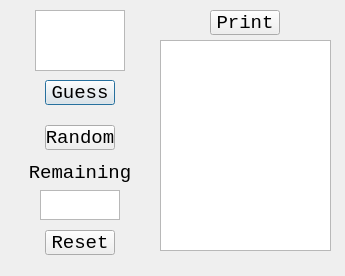
<?xml version="1.0" encoding="UTF-8"?>
<ui version="4.0">
 <class>Dialog</class>
 <widget class="QDialog" name="Dialog">
  <property name="geometry">
   <rect>
    <x>0</x>
    <y>0</y>
    <width>345</width>
    <height>276</height>
   </rect>
  </property>
  <property name="font">
   <font>
    <family>Consolas</family>
   </font>
  </property>
  <property name="windowTitle">
   <string>Wordle</string>
  </property>
  <widget class="QPushButton" name="guess">
   <property name="geometry">
    <rect>
     <x>45</x>
     <y>80</y>
     <width>70</width>
     <height>25</height>
    </rect>
   </property>
   <property name="font">
    <font>
     <family>Consolas</family>
     <pointsize>14</pointsize>
    </font>
   </property>
   <property name="text">
    <string>Guess</string>
   </property>
  </widget>
  <widget class="QTextBrowser" name="ansBrowser">
   <property name="geometry">
    <rect>
     <x>160</x>
     <y>40</y>
     <width>171</width>
     <height>211</height>
    </rect>
   </property>
   <property name="font">
    <font>
     <family>Consolas</family>
     <pointsize>16</pointsize>
    </font>
   </property>
   <property name="verticalScrollBarPolicy">
    <enum>Qt::ScrollBarAsNeeded</enum>
   </property>
   <property name="horizontalScrollBarPolicy">
    <enum>Qt::ScrollBarAlwaysOff</enum>
   </property>
   <property name="markdown">
    <string/>
   </property>
   <property name="html">
    <string>&lt;!DOCTYPE HTML PUBLIC &quot;-//W3C//DTD HTML 4.0//EN&quot; &quot;http://www.w3.org/TR/REC-html40/strict.dtd&quot;&gt;
&lt;html&gt;&lt;head&gt;&lt;meta name=&quot;qrichtext&quot; content=&quot;1&quot; /&gt;&lt;style type=&quot;text/css&quot;&gt;
p, li { white-space: pre-wrap; }
&lt;/style&gt;&lt;/head&gt;&lt;body style=&quot; font-family:'Consolas','Consolas'; font-size:16pt; font-weight:400; font-style:normal;&quot;&gt;
&lt;p style=&quot;-qt-paragraph-type:empty; margin-top:0px; margin-bottom:0px; margin-left:0px; margin-right:0px; -qt-block-indent:0; text-indent:0px;&quot;&gt;&lt;br /&gt;&lt;/p&gt;&lt;/body&gt;&lt;/html&gt;</string>
   </property>
  </widget>
  <widget class="QTextEdit" name="inputBrowser">
   <property name="geometry">
    <rect>
     <x>35</x>
     <y>10</y>
     <width>90</width>
     <height>61</height>
    </rect>
   </property>
   <property name="font">
    <font>
     <family>Consolas</family>
     <pointsize>16</pointsize>
    </font>
   </property>
   <property name="verticalScrollBarPolicy">
    <enum>Qt::ScrollBarAlwaysOff</enum>
   </property>
   <property name="horizontalScrollBarPolicy">
    <enum>Qt::ScrollBarAlwaysOff</enum>
   </property>
   <property name="lineWrapMode">
    <enum>QTextEdit::WidgetWidth</enum>
   </property>
   <property name="html">
    <string>&lt;!DOCTYPE HTML PUBLIC &quot;-//W3C//DTD HTML 4.0//EN&quot; &quot;http://www.w3.org/TR/REC-html40/strict.dtd&quot;&gt;
&lt;html&gt;&lt;head&gt;&lt;meta name=&quot;qrichtext&quot; content=&quot;1&quot; /&gt;&lt;style type=&quot;text/css&quot;&gt;
p, li { white-space: pre-wrap; }
&lt;/style&gt;&lt;/head&gt;&lt;body style=&quot; font-family:'Consolas','Consolas'; font-size:16pt; font-weight:400; font-style:normal;&quot;&gt;
&lt;p style=&quot;-qt-paragraph-type:empty; margin-top:0px; margin-bottom:0px; margin-left:0px; margin-right:0px; -qt-block-indent:0; text-indent:0px;&quot;&gt;&lt;br /&gt;&lt;/p&gt;&lt;/body&gt;&lt;/html&gt;</string>
   </property>
  </widget>
  <widget class="QPushButton" name="printans">
   <property name="geometry">
    <rect>
     <x>210</x>
     <y>10</y>
     <width>70</width>
     <height>25</height>
    </rect>
   </property>
   <property name="font">
    <font>
     <family>Consolas</family>
     <pointsize>14</pointsize>
    </font>
   </property>
   <property name="text">
    <string>Print</string>
   </property>
  </widget>
  <widget class="QLabel" name="label">
   <property name="geometry">
    <rect>
     <x>30</x>
     <y>160</y>
     <width>100</width>
     <height>25</height>
    </rect>
   </property>
   <property name="font">
    <font>
     <family>Consolas</family>
     <pointsize>14</pointsize>
    </font>
   </property>
   <property name="text">
    <string>Remaining</string>
   </property>
   <property name="alignment">
    <set>Qt::AlignCenter</set>
   </property>
  </widget>
  <widget class="QTextEdit" name="num">
   <property name="geometry">
    <rect>
     <x>40</x>
     <y>190</y>
     <width>80</width>
     <height>30</height>
    </rect>
   </property>
   <property name="font">
    <font>
     <family>Consolas</family>
     <pointsize>16</pointsize>
    </font>
   </property>
   <property name="verticalScrollBarPolicy">
    <enum>Qt::ScrollBarAlwaysOff</enum>
   </property>
   <property name="horizontalScrollBarPolicy">
    <enum>Qt::ScrollBarAlwaysOff</enum>
   </property>
   <property name="html">
    <string>&lt;!DOCTYPE HTML PUBLIC &quot;-//W3C//DTD HTML 4.0//EN&quot; &quot;http://www.w3.org/TR/REC-html40/strict.dtd&quot;&gt;
&lt;html&gt;&lt;head&gt;&lt;meta name=&quot;qrichtext&quot; content=&quot;1&quot; /&gt;&lt;style type=&quot;text/css&quot;&gt;
p, li { white-space: pre-wrap; }
&lt;/style&gt;&lt;/head&gt;&lt;body style=&quot; font-family:'Consolas','Consolas'; font-size:16pt; font-weight:400; font-style:normal;&quot;&gt;
&lt;p style=&quot;-qt-paragraph-type:empty; margin-top:0px; margin-bottom:0px; margin-left:0px; margin-right:0px; -qt-block-indent:0; text-indent:0px;&quot;&gt;&lt;br /&gt;&lt;/p&gt;&lt;/body&gt;&lt;/html&gt;</string>
   </property>
  </widget>
  <widget class="QPushButton" name="guess_2">
   <property name="geometry">
    <rect>
     <x>45</x>
     <y>230</y>
     <width>70</width>
     <height>25</height>
    </rect>
   </property>
   <property name="font">
    <font>
     <family>Consolas</family>
     <pointsize>14</pointsize>
    </font>
   </property>
   <property name="text">
    <string>Reset</string>
   </property>
  </widget>
  <widget class="QPushButton" name="guess_3">
   <property name="geometry">
    <rect>
     <x>45</x>
     <y>125</y>
     <width>70</width>
     <height>25</height>
    </rect>
   </property>
   <property name="font">
    <font>
     <family>Consolas</family>
     <pointsize>14</pointsize>
    </font>
   </property>
   <property name="text">
    <string>Random</string>
   </property>
  </widget>
 </widget>
 <resources/>
 <connections>
  <connection>
   <sender>printans</sender>
   <signal>clicked()</signal>
   <receiver>Dialog</receiver>
   <slot>PrintAns()</slot>
   <hints>
    <hint type="sourcelabel">
     <x>217</x>
     <y>24</y>
    </hint>
    <hint type="destinationlabel">
     <x>251</x>
     <y>23</y>
    </hint>
   </hints>
  </connection>
  <connection>
   <sender>guess</sender>
   <signal>clicked()</signal>
   <receiver>Dialog</receiver>
   <slot>Guess()</slot>
   <hints>
    <hint type="sourcelabel">
     <x>92</x>
     <y>104</y>
    </hint>
    <hint type="destinationlabel">
     <x>208</x>
     <y>160</y>
    </hint>
   </hints>
  </connection>
  <connection>
   <sender>guess_2</sender>
   <signal>clicked()</signal>
   <receiver>Dialog</receiver>
   <slot>Reset()</slot>
   <hints>
    <hint type="sourcelabel">
     <x>88</x>
     <y>239</y>
    </hint>
    <hint type="destinationlabel">
     <x>126</x>
     <y>209</y>
    </hint>
   </hints>
  </connection>
  <connection>
   <sender>guess_3</sender>
   <signal>clicked()</signal>
   <receiver>Dialog</receiver>
   <slot>RandomGuess()</slot>
   <hints>
    <hint type="sourcelabel">
     <x>86</x>
     <y>143</y>
    </hint>
    <hint type="destinationlabel">
     <x>15</x>
     <y>136</y>
    </hint>
   </hints>
  </connection>
 </connections>
 <slots>
  <slot>PrintAns()</slot>
  <slot>Guess()</slot>
  <slot>Reset()</slot>
  <slot>RandomGuess()</slot>
 </slots>
</ui>
